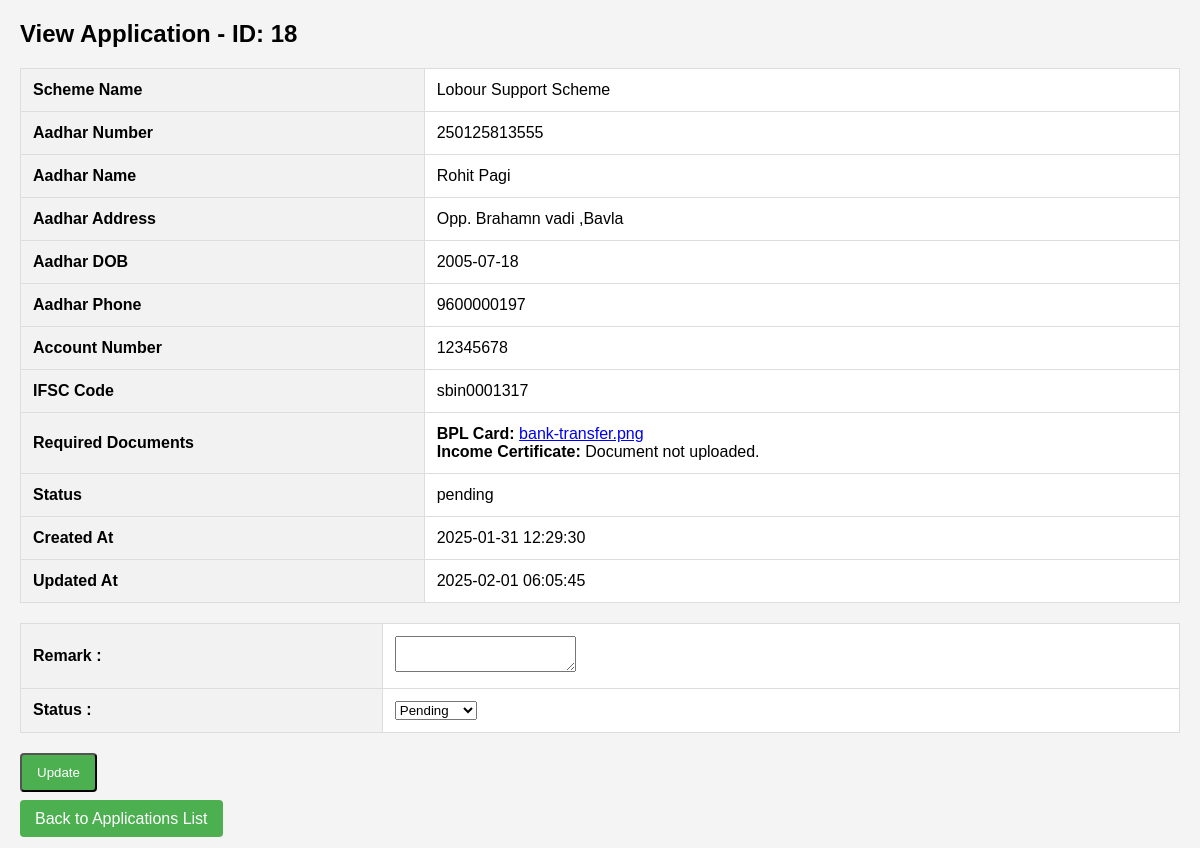
Page /admin/view-application.php?application_id=18 on the committed database.
### tables this page shows
CREATE TABLE `applications` (
  `application_id` int(11) NOT NULL,
  `scheme_id` int(11) NOT NULL,
  `aadhar_number` varchar(20) DEFAULT NULL,
  `aadhar_name` varchar(100) DEFAULT NULL,
  `aadhar_address` text DEFAULT NULL,
  `aadhar_dob` date DEFAULT NULL,
  `aadhar_phone` varchar(15) DEFAULT NULL,
  `account_number` varchar(20) DEFAULT NULL,
  `ifsc_code` varchar(20) DEFAULT NULL,
  `required_documents` text DEFAULT NULL,
  `status` varchar(20) DEFAULT NULL,
  `scheme_name` varchar(100) NOT NULL,
  `remark` varchar(100) DEFAULT NULL,
  `created_at` timestamp NOT NULL DEFAULT current_timestamp(),
  `updated_at` timestamp NOT NULL DEFAULT current_timestamp() ON UPDATE current_timestamp(),
  `transaction_status` varchar(100) NOT NULL DEFAULT 'Pending',
  `school_lc` varchar(100) DEFAULT NULL,
  `twelfth_marksheet` varchar(100) DEFAULT NULL,
  `tenth_marksheet` varchar(100) DEFAULT NULL,
  `aadhar_card` varchar(100) DEFAULT NULL,
  `bpl_card` varchar(100) DEFAULT NULL,
  `fees_receipt` varchar(100) DEFAULT NULL,
  `handicap_certificate` varchar(100) DEFAULT NULL,
  `caste_certificate` varchar(100) DEFAULT NULL,
  `farmer_certificate` varchar(100) DEFAULT NULL,
  `income_certificate` varchar(100) DEFAULT NULL,
  `residence_proof` varchar(100) DEFAULT NULL,
  `voter_id` varchar(100) DEFAULT NULL,
  `passport` varchar(100) DEFAULT NULL,
  `bank_statement` varchar(100) DEFAULT NULL
);

CREATE TABLE `schemes` (
  `id` int(11) NOT NULL,
  `scheme_name` varchar(255) NOT NULL,
  `scheme_details` text NOT NULL,
  `eligibility` text NOT NULL,
  `required_documents` text NOT NULL
);

### admin/view-application.php (the view, shortened to what this page needs)
<?php
require '../dbcon.php';
$application_id = $_GET['application_id'];
$sql = "SELECT * FROM applications WHERE application_id = '$application_id'";
$result = $con->query($sql);
if ($result->num_rows > 0) {
    $application = $result->fetch_assoc();
} else {
    echo "No application found with ID: $application_id";
    exit();
}
$scheme_id = $application['scheme_id'];
$scheme_sql = "SELECT required_documents FROM schemes WHERE id = '$scheme_id'";
$scheme_result = $con->query($scheme_sql);
if ($scheme_result->num_rows > 0) {
    $scheme = $scheme_result->fetch_assoc();
    $required_documents = $scheme['required_documents'];
    $documents_array = explode(",", $required_documents);
} else {
    echo "No scheme found with ID: $scheme_id";
    exit();
}
?>
<!DOCTYPE html>
<html lang="en">
<head>
</head>
<body>
    <h2>View Application - ID: <?php echo $application['application_id']; ?></h2>
    <table>
        <tr>
            <th>Scheme Name</th>
            <td><?php echo $application['scheme_name']; ?></td>
        </tr>
        <tr>
            <th>Aadhar Number</th>
            <td><?php echo $application['aadhar_number']; ?></td>
        </tr>
        <tr>
            <th>Aadhar Name</th>
            <td><?php echo $application['aadhar_name']; ?></td>
        </tr>
        <tr>
            <th>Aadhar Address</th>
            <td><?php echo $application['aadhar_address']; ?></td>
        </tr>
        <tr>
            <th>Aadhar DOB</th>
            <td><?php echo $application['aadhar_dob']; ?></td>
        </tr>
        <tr>
            <th>Aadhar Phone</th>
            <td><?php echo $application['aadhar_phone']; ?></td>
        </tr>
        <tr>
            <th>Account Number</th>
            <td><?php echo $application['account_number']; ?></td>
        </tr>
        <tr>
            <th>IFSC Code</th>
            <td><?php echo $application['ifsc_code']; ?></td>
        </tr>
        <tr>
            <th>Required Documents</th>
            <td>
                <?php
                foreach ($documents_array as $doc_name) {
                    $doc_field = strtolower(str_replace(" ", "_", trim($doc_name)));
                    if (isset($application[$doc_field]) && $application[$doc_field]) {
                        $document_file = $application[$doc_field];
                        echo '<strong>' . htmlspecialchars($doc_name) . ':</strong> ';
                        echo '<a href="../uploads/' . $document_file . '" target="_blank">' . basename($document_file) . '</a><br>';
                    } else {
                        echo '<strong>' . htmlspecialchars($doc_name) . ':</strong> Document not uploaded.<br>';
                    }
                }
                ?>
            </td>
        </tr>
        <tr>
            <th>Status</th>
            <td><?php echo $application['status']; ?></td>
        </tr>
        <tr>
            <th>Created At</th>
            <td><?php echo $application['created_at']; ?></td>
        </tr>
        <tr>
            <th>Updated At</th>
            <td><?php echo $application['updated_at']; ?></td>
        </tr>
    </table>
    <form action="" method="POST">
        <table class="table table-bordered table-hover data-tables">
            <tr>
                <th>Remark :</th>
                <td>
                    <textarea name="remark" class="form-control wd-450"><?php echo htmlspecialchars($application['remark']); ?></textarea>
                </td>
            </tr>
            <tr>
                <th>Status :</th>
                <td>
                    <select id="fstatus" name="fstatus" class="form-control wd-450">
                        <option value="Pending" <?php if ($application['status'] == 'Pending') echo 'selected'; ?>>Pending</option>
                    </select>
                </td>
            </tr>
        </table>
        <button type="submit" name="updatebtn" class="btn btn-primary">Update</button>
    </form>
<br>
    <a href="all-form.php" class="btn">Back to Applications List</a>
</body>
</html>

### admin/view-application.php (style rules this page uses)
body { font-family: Arial, sans-serif; margin: 20px; background-color: #f4f4f4; }
table { width: 100%; border-collapse: collapse; margin-bottom: 20px; background-color: white; }
th, td { padding: 12px; text-align: left; border: 1px solid #ddd; }
th { background-color: #f2f2f2; }
.btn { padding: 10px 15px; background-color: #4CAF50; color: white; text-decoration: none; border-radius: 4px; cursor: pointer; }

### rows in the picture
applications: application_id "18", scheme_name "Lobour Support Scheme", aadhar_number "250125813555", aadhar_name "Rohit Pagi", aadhar_address "Opp. Brahamn vadi ,Bavla", aadhar_dob "2005-07-18", aadhar_phone "9600000197", account_number "12345678", ifsc_code "sbin0001317", status "pending", created_at "2025-01-31 12:29:30", updated_at "2025-02-01 06:05:45"
schemes: required_documents "BPL Card", required_documents.bpl_card "bank-transfer.png", required_documents "Income Certificate"
